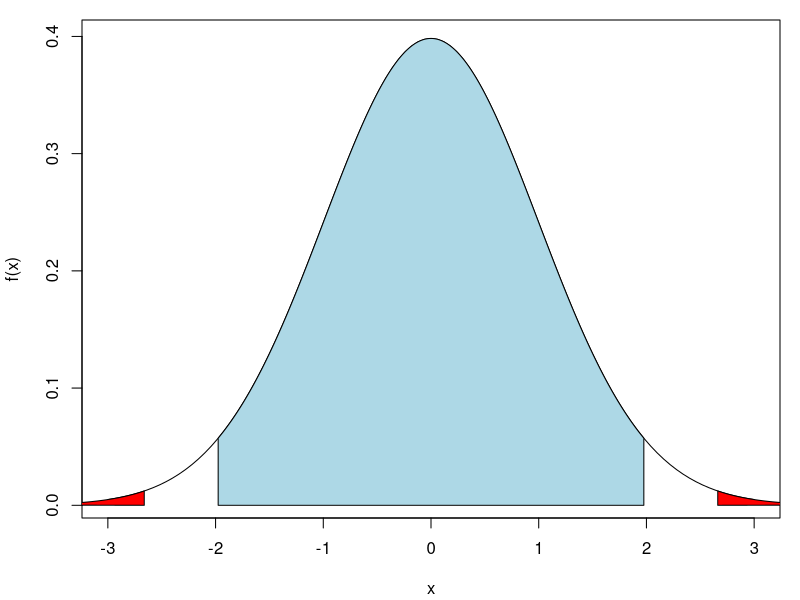
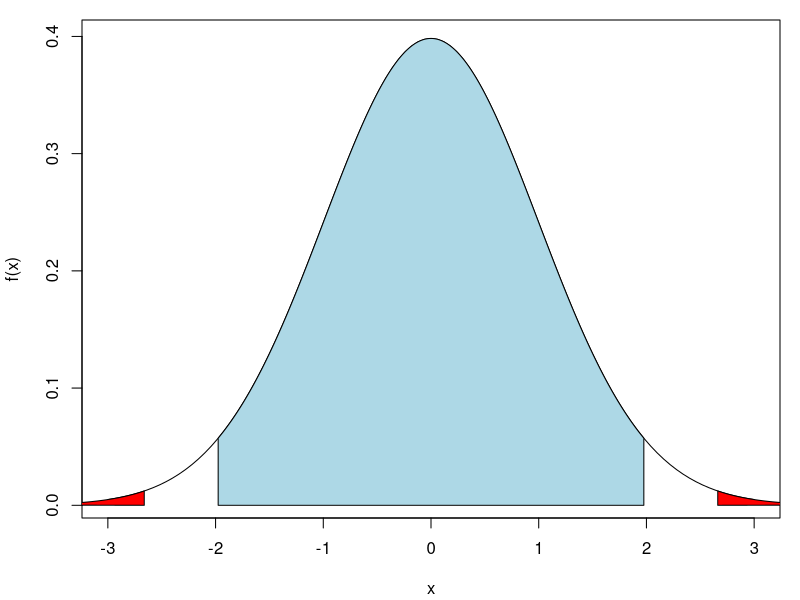

R code for these plots, in order:
## ---- chunk 1
set.seed(12345)
## ---- chunk 2
Mu <- 0.1 # Väntevärdet av Y
Signifikant <- numeric(10000)
for(i in 1 : 10000){
    ## Simulera X och Y
    X <- rnorm(n = 100, mean = 0, sd = 1)
    Y <- rnorm(n = 100, mean = Mu, sd = 1)
    ## Genomföra t test 
    test <- t.test(X, Y)
    ## Obtain p-value
    Pvalue <- test$p.value
    ## Jämföra p-värdet med signifikansnivå 0.05
    Signifikant[i] <- (Pvalue <= 0.05)
}
## ---- chunk 3
mean(Signifikant)
## ---- chunk 4
set.seed(12345)
## ---- chunk 5
Mu <- 0.25 # Väntevärdet av Y
Signifikant <- numeric(10000)
for(i in 1 : 10000){
    ## Simulera X och Y
    X <- rnorm(n = 100, mean = 0, sd = 1)
    Y <- rnorm(n = 100, mean = Mu, sd = 1)
    ## Genomföra t test 
    test <- t.test(X, Y)
    ## Obtain p-value
    Pvalue <- test$p.value
    ## Jämföra p-värdet med signifikansnivå 0.05
    Signifikant[i] <- (Pvalue <= 0.05)
}
## ---- chunk 6
mean(Signifikant)
## ---- chunk 7
set.seed(12345)
## ---- chunk 8
Mu <- 1 # Väntevärdet av Y
Signifikant <- numeric(10000)
for(i in 1 : 10000){
    ## Simulera X och Y
    X <- rnorm(n = 100, mean = 0, sd = 1)
    Y <- rnorm(n = 100, mean = Mu, sd = 1)
    ## Genomföra t test 
    test <- t.test(X, Y)
    ## Obtain p-value
    Pvalue <- test$p.value
    ## Jämföra p-värdet med signifikansnivå 0.05
    Signifikant[i] <- (Pvalue <= 0.05)
}
## ---- chunk 9
mean(Signifikant)
## ---- chunk 10
library(palmerpenguins)
Adelie <- subset(penguins, species == "Adelie")
vikt <- na.omit(Adelie$body_mass_g)
## ---- chunk 11
t.test(vikt, mu = 3800)
## ---- chunk 12
qt(p = 1 - 0.05 / 2, df = 151 - 1)
## ---- chunk 13
pt(q = -2.662, df = 151 - 1) + 
    (1 - pt(q = 2.662, df = 151 - 1))
## ---- chunk 14
f <- function(x) dt(x, df = 151 - 1)
par(mar = c(4.1, 4.1, 1, 1))
curve(f, -3, 3, xlab = "x", ylab = "f(x)") 
x <- qt(seq(0.0001, 0.9999, length.out = 10000), df = 151 - 1) 
x <- c(-1.975905, x[which(x >= -1.975905 & x <= 1.975905)], 1.975905)
y <- c(0, dt(x, df = 151 - 1), 0) 
x <- c(-1.975905, x, 1.975905)
polygon(x = x, y = y, density = NULL, angle = 45, border = NULL, col = "lightblue") 
x <- seq(-4, -2.662, length.out = 100)
y <- c(0, dt(x, df = 151 - 1)) 
x <- c(-2.662, x)
polygon(x = x, y = y, density = NULL, angle = 45, border = NULL, col = "red") 
x <- seq(2.662, 4, length.out = 100)
y <- c(dt(x, df = 151 - 1), 0) 
x <- c(x, 2.662)
polygon(x = x, y = y, density = NULL, angle = 45, border = NULL, col = "red") 
## ---- chunk 15
mean(vikt)
## ---- chunk 16
t.test(vikt, mu = 3800, alternative = "greater")
## ---- chunk 17
qt(p = 1 - 0.05, df = 151 - 1)
## ---- chunk 18
1 - pt(q = -2.662, df = 151 - 1)
## ---- chunk 19
f <- function(x) dt(x, df = 151 - 1)
par(mar = c(4.1, 4.1, 1, 1))
curve(f, -3, 3, xlab = "x", ylab = "f(x)") 
x <- qt(seq(0.0001, 0.9999, length.out = 10000), df = 151 - 1) 
x <- c(-1.975905, x[which(x >= -1.975905 & x <= 1.975905)], 1.975905)
y <- c(0, dt(x, df = 151 - 1), 0) 
x <- c(-1.975905, x, 1.975905)
polygon(x = x, y = y, density = NULL, angle = 45, border = NULL, col = "lightblue") 
x <- seq(-4, -2.662, length.out = 100)
y <- c(0, dt(x, df = 151 - 1)) 
x <- c(-2.662, x)
polygon(x = x, y = y, density = NULL, angle = 45, border = NULL, col = "red") 
x <- seq(2.662, 4, length.out = 100)
y <- c(dt(x, df = 151 - 1), 0) 
x <- c(x, 2.662)
polygon(x = x, y = y, density = NULL, angle = 45, border = NULL, col = "red") 
## ---- chunk 20
mean(vikt)
